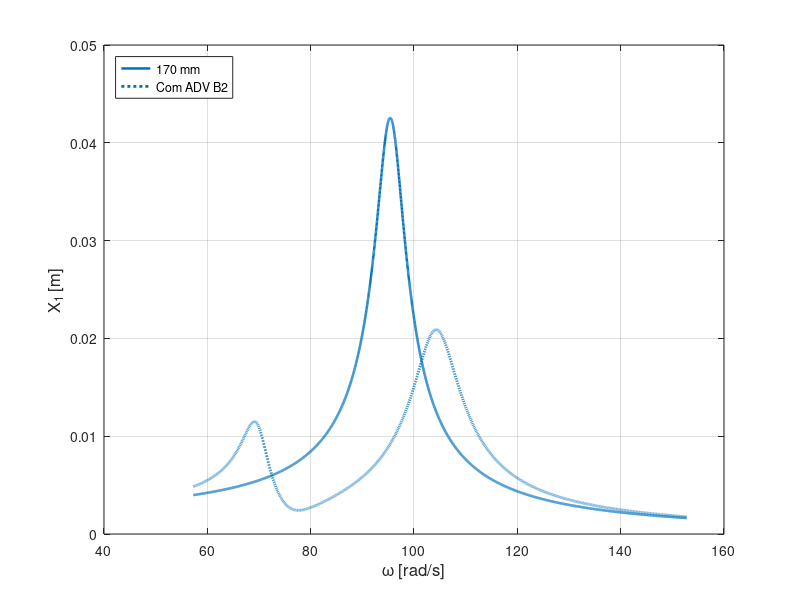
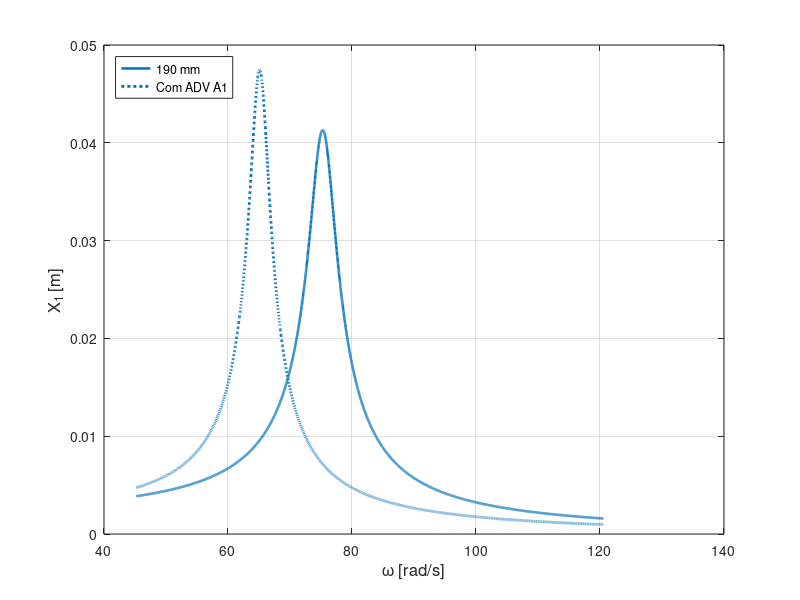
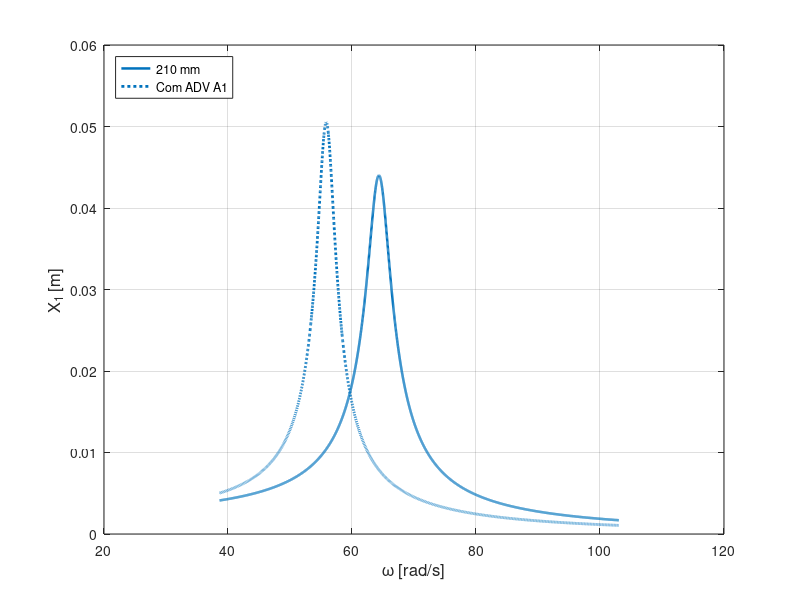
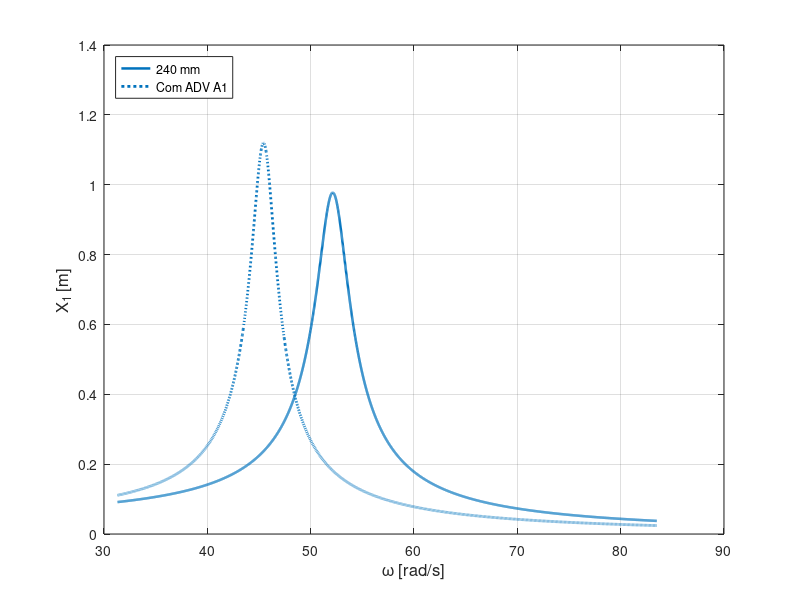

The MATLAB source for these figures, in order:
%% =====================================================
% FIGURA 27 (a–g) – Efeito do absorvedor TEÓRICO no sistema primário
% Exportação automática em alta resolução
%% =====================================================
set(groot,'defaultAxesColorOrder',[0 0.4470 0.7410])
clear; clc;

%% -----------------------------------------------------
% TABELA TEÓRICA (dados consolidados)
%% -----------------------------------------------------
l_mm = [170 190 210 240 280 320 360];

m1 = [0.225661474 0.259593152 0.263147145 0.268478136 ...
      0.253412246 0.282694111 0.28980];

k1 = [2057.1 1473.5 1091.3 731.1 460.4 308.4 216.6];

ADV = {'B2','A1','A1','A1','D1','A1','A1'};

m2 = [0.03219 0.08301 0.08301 0.08301 0.051020747 0.08301145 0.08301];

k2 = [187.6 6794.3 6794.3 6794.3 64.62834512 6794.255765 6794];

F0 = [5.25 3.65 2.88 42.86 1.31 42.86 32.81];

%% -----------------------------------------------------
% PARÂMETROS FIXOS
%% -----------------------------------------------------
zeta1 = 0.03;
zeta2 = 0.05;

labels = {'a','b','c','d','e','f','g'};

%% -----------------------------------------------------
% LOOP – GERA E SALVA AS FIGURAS
%% -----------------------------------------------------
for i = 1:length(l_mm)

    % Sistema primário
    w1 = sqrt(k1(i)/m1(i));
    c1 = 2*zeta1*m1(i)*w1;

    % Absorvedor
    w2 = sqrt(k2(i)/m2(i));
    c2 = 2*zeta2*m2(i)*w2;

    % Faixa de frequência
    w = linspace(0.6*w1, 1.6*w1, 4000);

    % Resposta SEM absorvedor
    X1_sem = F0(i) ./ sqrt((k1(i) - m1(i)*w.^2).^2 + (c1*w).^2);

    % Resposta COM absorvedor
    X1_com = zeros(size(w));
    for j = 1:length(w)
        W = w(j);
        Kd = [k1(i)+k2(i)-m1(i)*W^2+1i*W*(c1+c2), -k2(i)-1i*W*c2;
              -k2(i)-1i*W*c2,                   k2(i)-m2(i)*W^2+1i*W*c2];
        X = Kd\[F0(i); 0];
        X1_com(j) = abs(X(1));
    end

    %% -------------------------------
    % GRÁFICO
    %% -------------------------------
    fig = figure('Units','centimeters','Position',[5 5 16 12]);

    plot(w, X1_sem, '-', 'LineWidth', 1.8); hold on;
    plot(w, X1_com, ':', 'LineWidth', 2.0);

    xlabel('\omega [rad/s]', 'FontSize', 12);
    ylabel('X_1 [m]', 'FontSize', 12);

    legend([num2str(l_mm(i)), ' mm'], ...
           ['Com ADV ', ADV{i}], ...
           'Location','northwest');

    grid on;
    box on;

    %% -------------------------------
    % EXPORTAÇÃO EM ALTA RESOLUÇÃO
    %% -------------------------------
    filename = ['Figura_28', labels{i}, '_l', num2str(l_mm(i)), 'mm'];

    print(fig, filename, '-dpng', '-r300');   % PNG 300 dpi
    % print(fig, filename, '-djpeg', '-r300'); % JPEG (se quiser)

    close(fig);
end
